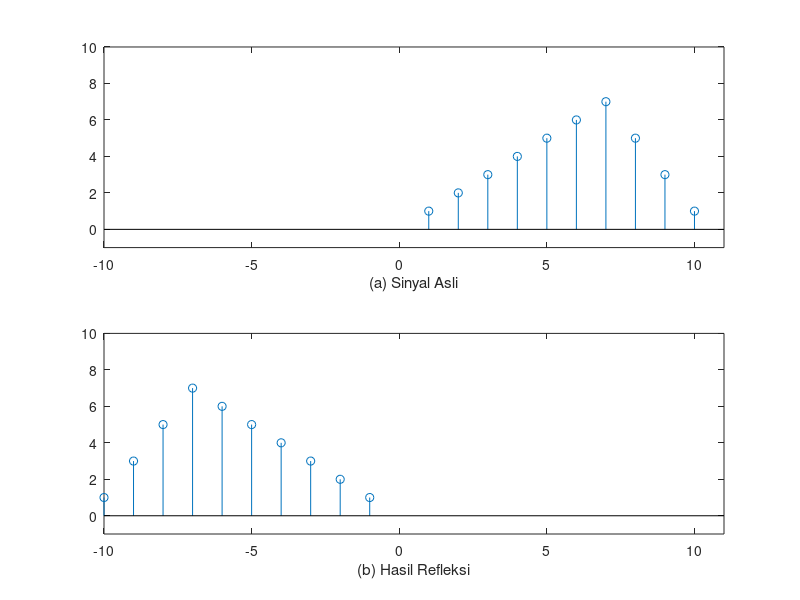

The MATLAB script that drew this image:
clc;

clear all;
close all;

x = [1 2 3 4 5 6 7 5 3 1];
x_max = length(x);
for i = 1:x_max,
    k = x_max-i+1;
    y(i) = x(1,k);
end

n = 1:x_max;
subplot(211);
stem(n, x); 
axis([-10 11 -1 10]);
xlabel('(a) Sinyal Asli');
subplot(212);
stem(n-(x_max+1), y);
axis([-10 11 -1 10]);
xlabel('(b) Hasil Refleksi');